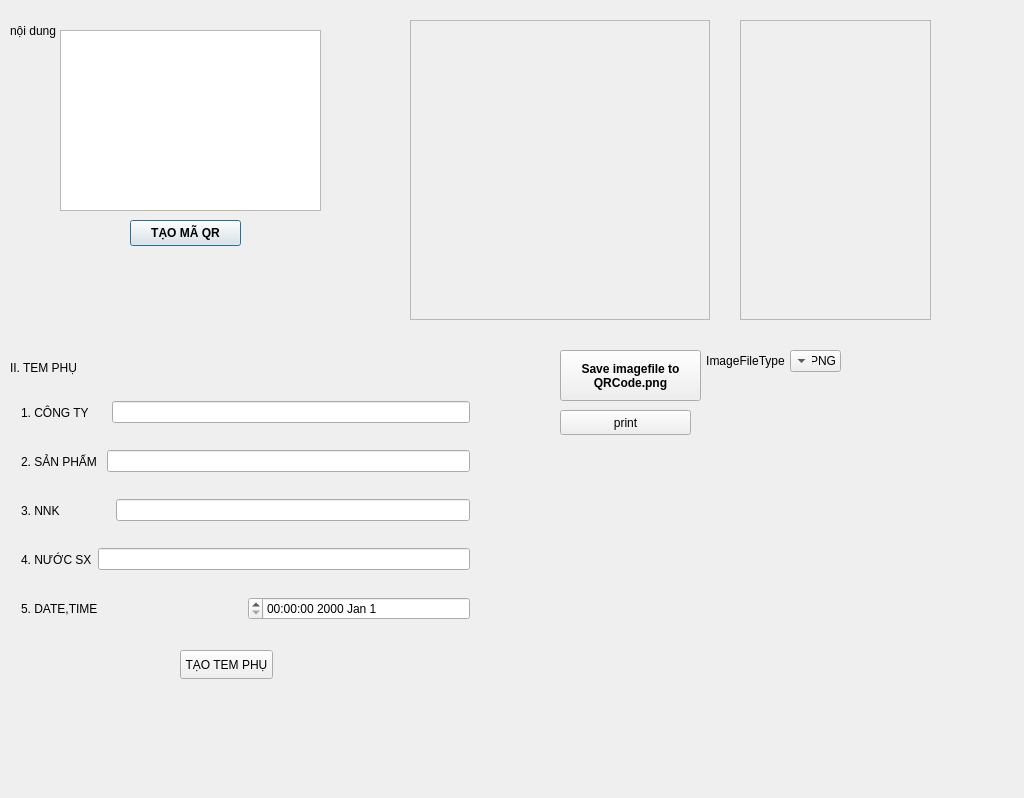
<?xml version="1.0" encoding="UTF-8"?>
<ui version="4.0">
 <class>MainWindow</class>
 <widget class="QDialog" name="MainWindow">
  <property name="geometry">
   <rect>
    <x>0</x>
    <y>0</y>
    <width>1024</width>
    <height>798</height>
   </rect>
  </property>
  <property name="sizePolicy">
   <sizepolicy hsizetype="Fixed" vsizetype="Fixed">
    <horstretch>0</horstretch>
    <verstretch>0</verstretch>
   </sizepolicy>
  </property>
  <property name="minimumSize">
   <size>
    <width>400</width>
    <height>400</height>
   </size>
  </property>
  <property name="maximumSize">
   <size>
    <width>1024</width>
    <height>800</height>
   </size>
  </property>
  <property name="contextMenuPolicy">
   <enum>Qt::CustomContextMenu</enum>
  </property>
  <property name="windowTitle">
   <string>QRCode Generator</string>
  </property>
  <property name="locale">
   <locale language="Vietnamese" country="Vietnam"/>
  </property>
  <widget class="QWidget" name="centralWidget" native="true">
   <property name="enabled">
    <bool>true</bool>
   </property>
   <property name="geometry">
    <rect>
     <x>0</x>
     <y>0</y>
     <width>991</width>
     <height>781</height>
    </rect>
   </property>
   <property name="sizePolicy">
    <sizepolicy hsizetype="Fixed" vsizetype="Fixed">
     <horstretch>0</horstretch>
     <verstretch>0</verstretch>
    </sizepolicy>
   </property>
   <property name="minimumSize">
    <size>
     <width>410</width>
     <height>398</height>
    </size>
   </property>
   <property name="maximumSize">
    <size>
     <width>1024</width>
     <height>800</height>
    </size>
   </property>
   <property name="layoutDirection">
    <enum>Qt::RightToLeft</enum>
   </property>
   <property name="locale">
    <locale language="English" country="UnitedStatesVirginIslands"/>
   </property>
   <widget class="QLabel" name="qrcodepixmapLabel">
    <property name="geometry">
     <rect>
      <x>410</x>
      <y>20</y>
      <width>300</width>
      <height>300</height>
     </rect>
    </property>
    <property name="frameShape">
     <enum>QFrame::StyledPanel</enum>
    </property>
    <property name="frameShadow">
     <enum>QFrame::Sunken</enum>
    </property>
    <property name="alignment">
     <set>Qt::AlignCenter</set>
    </property>
   </widget>
   <widget class="QPushButton" name="generateButton">
    <property name="geometry">
     <rect>
      <x>130</x>
      <y>220</y>
      <width>111</width>
      <height>26</height>
     </rect>
    </property>
    <property name="font">
     <font>
      <weight>75</weight>
      <bold>true</bold>
     </font>
    </property>
    <property name="text">
     <string>TẠO MÃ QR</string>
    </property>
    <property name="default">
     <bool>true</bool>
    </property>
   </widget>
   <widget class="QPushButton" name="saveFileButton">
    <property name="geometry">
     <rect>
      <x>560</x>
      <y>350</y>
      <width>141</width>
      <height>51</height>
     </rect>
    </property>
    <property name="font">
     <font>
      <weight>75</weight>
      <bold>true</bold>
     </font>
    </property>
    <property name="text">
     <string>Save imagefile to
QRCode.png</string>
    </property>
   </widget>
   <widget class="QComboBox" name="comboBox">
    <property name="geometry">
     <rect>
      <x>790</x>
      <y>350</y>
      <width>51</width>
      <height>22</height>
     </rect>
    </property>
    <property name="currentText">
     <string>PNG</string>
    </property>
    <item>
     <property name="text">
      <string>PNG</string>
     </property>
    </item>
    <item>
     <property name="text">
      <string>JPG</string>
     </property>
    </item>
    <item>
     <property name="text">
      <string>BMP</string>
     </property>
    </item>
   </widget>
   <widget class="QLabel" name="label_2">
    <property name="geometry">
     <rect>
      <x>700</x>
      <y>350</y>
      <width>91</width>
      <height>21</height>
     </rect>
    </property>
    <property name="text">
     <string>ImageFileType</string>
    </property>
    <property name="alignment">
     <set>Qt::AlignCenter</set>
    </property>
   </widget>
   <widget class="QPushButton" name="pushButton">
    <property name="geometry">
     <rect>
      <x>560</x>
      <y>410</y>
      <width>131</width>
      <height>25</height>
     </rect>
    </property>
    <property name="text">
     <string>print</string>
    </property>
   </widget>
   <widget class="QLabel" name="label">
    <property name="geometry">
     <rect>
      <x>10</x>
      <y>10</y>
      <width>61</width>
      <height>41</height>
     </rect>
    </property>
    <property name="text">
     <string>nội dung</string>
    </property>
   </widget>
   <widget class="QTextEdit" name="textEdit">
    <property name="geometry">
     <rect>
      <x>60</x>
      <y>30</y>
      <width>261</width>
      <height>181</height>
     </rect>
    </property>
   </widget>
   <widget class="QLabel" name="label_11">
    <property name="geometry">
     <rect>
      <x>10</x>
      <y>360</y>
      <width>161</width>
      <height>16</height>
     </rect>
    </property>
    <property name="text">
     <string>II. TEM PHỤ</string>
    </property>
   </widget>
   <widget class="QLabel" name="qrcodepixmapLabel_TEMPHU">
    <property name="geometry">
     <rect>
      <x>740</x>
      <y>20</y>
      <width>191</width>
      <height>300</height>
     </rect>
    </property>
    <property name="frameShape">
     <enum>QFrame::StyledPanel</enum>
    </property>
    <property name="frameShadow">
     <enum>QFrame::Sunken</enum>
    </property>
    <property name="alignment">
     <set>Qt::AlignCenter</set>
    </property>
   </widget>
   <widget class="QPushButton" name="pushButton_4">
    <property name="geometry">
     <rect>
      <x>180</x>
      <y>650</y>
      <width>93</width>
      <height>29</height>
     </rect>
    </property>
    <property name="text">
     <string>TẠO TEM PHỤ</string>
    </property>
   </widget>
   <widget class="QWidget" name="">
    <property name="geometry">
     <rect>
      <x>10</x>
      <y>380</y>
      <width>471</width>
      <height>261</height>
     </rect>
    </property>
    <layout class="QVBoxLayout" name="verticalLayout">
     <item>
      <layout class="QHBoxLayout" name="horizontalLayout_5">
       <item>
        <widget class="QLineEdit" name="lineEdit_Cty"/>
       </item>
       <item>
        <widget class="QLabel" name="label_16">
         <property name="text">
          <string>1. CÔNG TY     </string>
         </property>
        </widget>
       </item>
      </layout>
     </item>
     <item>
      <layout class="QHBoxLayout" name="horizontalLayout_4">
       <item>
        <widget class="QLineEdit" name="lineEdit_sanpham"/>
       </item>
       <item>
        <widget class="QLabel" name="label_14">
         <property name="text">
          <string>2. SẢN PHẨM </string>
         </property>
        </widget>
       </item>
      </layout>
     </item>
     <item>
      <layout class="QHBoxLayout" name="horizontalLayout_2">
       <item>
        <widget class="QLineEdit" name="lineEdit_nnk"/>
       </item>
       <item>
        <widget class="QLabel" name="label_13">
         <property name="text">
          <string>3. NNK               </string>
         </property>
        </widget>
       </item>
      </layout>
     </item>
     <item>
      <layout class="QHBoxLayout" name="horizontalLayout">
       <item>
        <widget class="QLineEdit" name="lineEdit_6"/>
       </item>
       <item>
        <widget class="QLabel" name="label_15">
         <property name="text">
          <string>4. NƯỚC SX</string>
         </property>
        </widget>
       </item>
      </layout>
     </item>
     <item>
      <layout class="QHBoxLayout" name="horizontalLayout_3">
       <item>
        <widget class="QDateTimeEdit" name="dateTimeEdit_2"/>
       </item>
       <item>
        <widget class="QLabel" name="label_12">
         <property name="text">
          <string>5. DATE,TIME</string>
         </property>
        </widget>
       </item>
      </layout>
     </item>
    </layout>
   </widget>
  </widget>
 </widget>
 <layoutdefault spacing="6" margin="11"/>
 <resources/>
 <connections/>
</ui>
